Frame 1 (no input): blank canvas, image omitted
Frame 60 (no input): blank canvas, image omitted
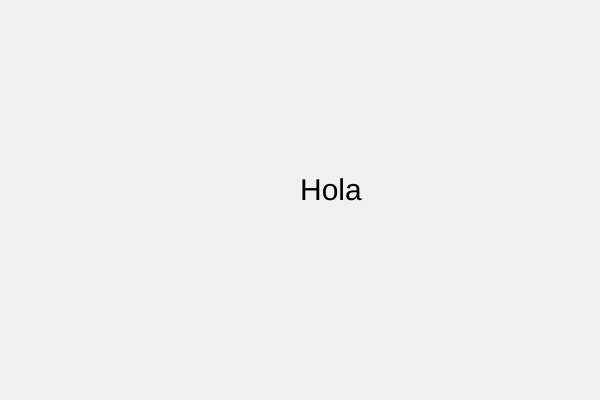
Frame 120 (the mouse pressed at the canvas centre since frame 60)

The p5.js sketch whose frames 1 and 60 were blank and that drew this single picture after the mouse press (run headless with seeded random() and noise() and a simulated clock; from frame 60 on, the mouse is pressed at the canvas centre):

// p5.js sketch
// ── sketch.js
function setup() { 
  createCanvas(600, 400); 
} 
 
function draw(){ 
  background(240); 
  textSize(30); 
  text("Hola", mouseX, mouseY); 

}
